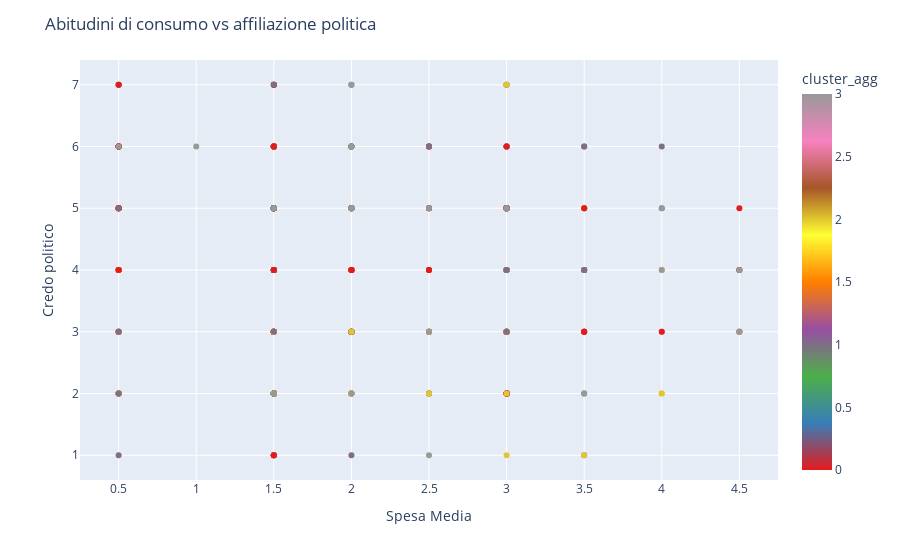

Notebook cell for this chart:
### Markdown cell above
## ABITUDINI DI CONSUMO vs AFFILIAZIONE POLITICA

### Code cell
fig = px.scatter(political, x='spesa_mean', y='aut', color='cluster_agg',  labels={'spesa_mean': 'Tipo di acquisti', 'aut': 'Credo politico',
                         'cluster': 'Cluster'})



fig.update_layout(
    title='Abitudini di consumo vs affiliazione politica',
    xaxis_title='Spesa Media',
    yaxis_title='Credo politico'
)




# Show the plot
fig.show()

### Figure 1 — Plotly figure (JSON) as saved in the notebook; plotly's stock layout.template omitted (floating-point values rounded to 4 significant figures; data arrays with more than 128 entries replaced by an {"elided": "..."} marker saying what was removed)
{"data": [{"hovertemplate": "Tipo di acquisti=%{x}<br>Credo politico=%{y}<br>cluster_agg=%{marker.color}<extra></extra>", "legendgroup": "", "marker": {"color": {"elided": "473 int values"}, "coloraxis": "coloraxis", "symbol": "circle"}, "mode": "markers", "name": "", "orientation": "v", "showlegend": false, "type": "scatter", "x": {"elided": "473 float values"}, "xaxis": "x", "y": {"elided": "473 int values"}, "yaxis": "y"}], "layout": {"coloraxis": {"colorbar": {"title": {"text": "cluster_agg"}}, "colorscale": [[0, "rgb(228,26,28)"], [0.125, "rgb(55,126,184)"], [0.25, "rgb(77,175,74)"], [0.375, "rgb(152,78,163)"], [0.5, "rgb(255,127,0)"], [0.625, "rgb(255,255,51)"], [0.75, "rgb(166,86,40)"], [0.875, "rgb(247,129,191)"], [1, "rgb(153,153,153)"]]}, "legend": {"tracegroupgap": 0}, "margin": {"t": 60}, "title": {"text": "Abitudini di consumo vs affiliazione politica"}, "xaxis": {"anchor": "y", "domain": [0, 1], "title": {"text": "Spesa Media"}}, "yaxis": {"anchor": "x", "domain": [0, 1], "title": {"text": "Credo politico"}}}}
